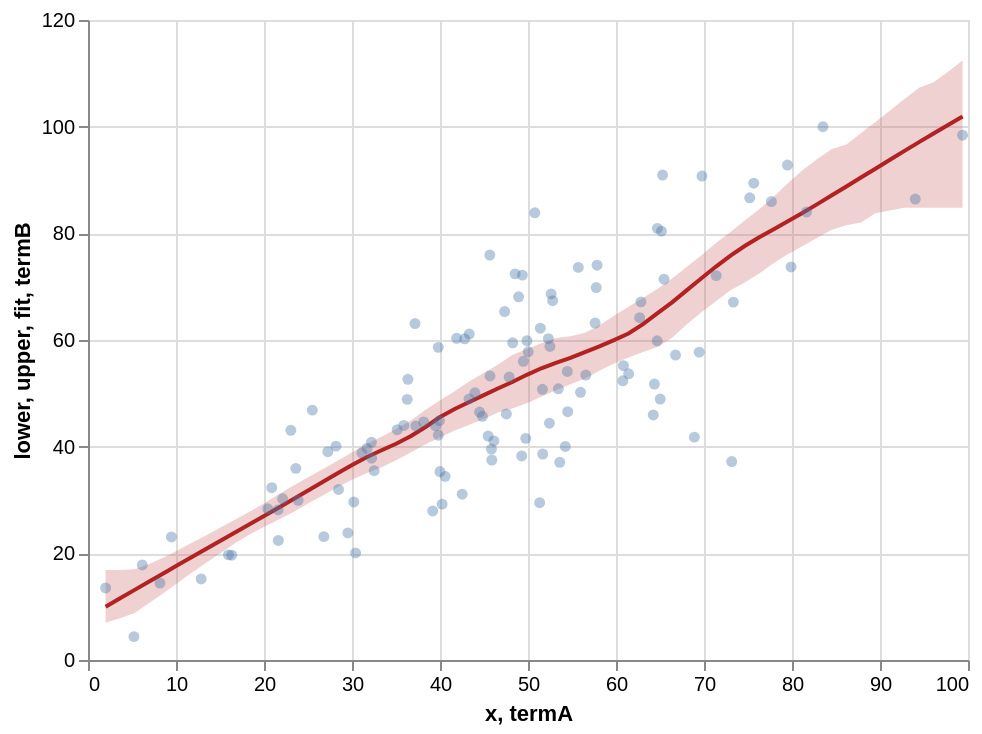

Notebook code for this chart:
### Markdown cell above
## 2. Add the LOESS line and 95% band

### Code cell
band = loess_with_ci(df['termA'], df['termB'], span=0.5)

pts  = alt.Chart(df).mark_circle(opacity=0.4).encode(x='termA:Q', y='termB:Q')
ci   = alt.Chart(band).mark_area(opacity=0.3, color='#c66').encode(x='x:Q', y='lower:Q', y2='upper:Q')
line = alt.Chart(band).mark_line(color='firebrick').encode(x='x:Q', y='fit:Q')
(ci + line + pts).properties(width=440, height=320)

### Figure 1 — Vega-Lite specification as saved in the notebook (floating-point values rounded to 4 significant figures)
{"config": {"view": {"continuousWidth": 300, "continuousHeight": 300}}, "layer": [{"mark": {"type": "area", "color": "#c66", "opacity": 0.3}, "encoding": {"x": {"field": "x", "type": "quantitative"}, "y": {"field": "lower", "type": "quantitative"}, "y2": {"field": "upper"}}}, {"mark": {"type": "line", "color": "firebrick"}, "encoding": {"x": {"field": "x", "type": "quantitative"}, "y": {"field": "fit", "type": "quantitative"}}}, {"data": {"name": "data-dd42e45670b6e06d1a973008f0ad608a"}, "mark": {"type": "circle", "opacity": 0.4}, "encoding": {"x": {"field": "termA", "type": "quantitative"}, "y": {"field": "termB", "type": "quantitative"}}}], "data": {"name": "data-9aee909d00291098a3e4601be6a607f9"}, "height": 320, "width": 440, "$schema": "https://vega.github.io/schema/vega-lite/v5.20.1.json", "datasets": {"data-9aee909d00291098a3e4601be6a607f9": [{"x": 2.0, "fit": 10.0, "lower": 6.962, "upper": 16.86}, {"x": 3.651, "fit": 11.57, "lower": 7.81, "upper": 16.86}, {"x": 5.301, "fit": 13.15, "lower": 8.808, "upper": 17.03}, {"x": 6.952, "fit": 14.72, "lower": 10.68, "upper": 18.01}, {"x": 8.602, "fit": 16.28, "lower": 12.55, "upper": 19.23}, {"x": 10.25, "fit": 17.84, "lower": 14.53, "upper": 20.64}, {"x": 11.9, "fit": 19.4, "lower": 16.52, "upper": 22.06}, {"x": 13.55, "fit": 20.96, "lower": 18.37, "upper": 23.49}, {"x": 15.2, "fit": 22.51, "lower": 20.21, "upper": 24.97}, {"x": 16.86, "fit": 24.06, "lower": 22.07, "upper": 26.45}, {"x": 18.51, "fit": 25.6, "lower": 23.68, "upper": 27.92}, {"x": 20.16, "fit": 27.14, "lower": 25.06, "upper": 29.54}, {"x": 21.81, "fit": 28.69, "lower": 26.44, "upper": 31.22}, {"x": 23.46, "fit": 30.27, "lower": 27.84, "upper": 32.83}, {"x": 25.11, "fit": 31.87, "lower": 29.42, "upper": 34.38}, {"x": 26.76, "fit": 33.47, "lower": 30.94, "upper": 35.85}, {"x": 28.41, "fit": 35.07, "lower": 32.45, "upper": 37.39}, {"x": 30.06, "fit": 36.63, "lower": 33.83, "upper": 38.98}, {"x": 31.71, "fit": 38.07, "lower": 35.07, "upper": 40.56}, {"x": 33.36, "fit": 39.32, "lower": 36.12, "upper": 41.84}, {"x": 35.01, "fit": 40.54, "lower": 37.46, "upper": 43.32}, {"x": 36.66, "fit": 41.96, "lower": 38.93, "upper": 44.85}, {"x": 38.31, "fit": 43.64, "lower": 40.39, "upper": 46.87}, {"x": 39.96, "fit": 45.51, "lower": 41.7, "upper": 48.65}, {"x": 41.61, "fit": 47.01, "lower": 42.99, "upper": 50.33}, {"x": 43.26, "fit": 48.33, "lower": 44.04, "upper": 52.18}, {"x": 44.92, "fit": 49.61, "lower": 45.13, "upper": 53.79}, {"x": 46.57, "fit": 50.89, "lower": 46.39, "upper": 55.38}, {"x": 48.22, "fit": 52.13, "lower": 47.14, "upper": 57.2}, {"x": 49.87, "fit": 53.47, "lower": 48.12, "upper": 58.31}, {"x": 51.52, "fit": 54.7, "lower": 49.36, "upper": 59.4}, {"x": 53.17, "fit": 55.71, "lower": 50.56, "upper": 60.37}, {"x": 54.82, "fit": 56.63, "lower": 51.71, "upper": 60.68}, {"x": 56.47, "fit": 57.71, "lower": 52.75, "upper": 61.37}, {"x": 58.12, "fit": 58.8, "lower": 54.25, "upper": 62.78}, {"x": 59.77, "fit": 59.97, "lower": 55.59, "upper": 64.53}, {"x": 61.42, "fit": 61.22, "lower": 56.74, "upper": 66.24}, {"x": 63.07, "fit": 62.96, "lower": 57.73, "upper": 67.9}, {"x": 64.72, "fit": 65.04, "lower": 58.7, "upper": 69.61}, {"x": 66.37, "fit": 67.06, "lower": 60.41, "upper": 71.54}, {"x": 68.02, "fit": 69.3, "lower": 62.92, "upper": 73.7}, {"x": 69.67, "fit": 71.53, "lower": 65.15, "upper": 75.85}, {"x": 71.32, "fit": 73.72, "lower": 67.21, "upper": 78.12}, {"x": 72.98, "fit": 75.78, "lower": 69.26, "upper": 80.22}, {"x": 74.63, "fit": 77.61, "lower": 70.8, "upper": 82.41}, {"x": 76.28, "fit": 79.25, "lower": 72.49, "upper": 84.53}, {"x": 77.93, "fit": 80.77, "lower": 74.44, "upper": 86.86}, {"x": 79.58, "fit": 82.29, "lower": 76.11, "upper": 89.49}, {"x": 81.23, "fit": 83.86, "lower": 77.62, "upper": 91.89}, {"x": 82.88, "fit": 85.48, "lower": 79.16, "upper": 93.91}, {"x": 84.53, "fit": 87.13, "lower": 80.66, "upper": 95.81}, {"x": 86.18, "fit": 88.79, "lower": 81.5, "upper": 96.66}, {"x": 87.83, "fit": 90.46, "lower": 82.01, "upper": 98.76}, {"x": 89.48, "fit": 92.12, "lower": 83.77, "upper": 100.9}, {"x": 91.13, "fit": 93.79, "lower": 84.26, "upper": 103.0}, {"x": 92.78, "fit": 95.46, "lower": 84.79, "upper": 105.2}, {"x": 94.43, "fit": 97.1, "lower": 84.79, "upper": 107.3}, {"x": 96.08, "fit": 98.7, "lower": 84.79, "upper": 108.3}, {"x": 97.73, "fit": 100.3, "lower": 84.79, "upper": 110.3}, {"x": 99.38, "fit": 101.9, "lower": 84.79, "upper": 112.4}], "data-dd42e45670b6e06d1a973008f0ad608a": [{"termA": 50.03, "termB": 57.78}, {"termA": 56.57, "termB": 53.43}, {"termA": 43.97, "termB": 50.1}, {"termA": 30.41, "termB": 20.07}, {"termA": 40.0, "termB": 35.33}, {"termA": 28.18, "termB": 40.1}, {"termA": 51.32, "termB": 29.5}, {"termA": 79.48, "termB": 92.8}, {"termA": 39.17, "termB": 27.96}, {"termA": 36.35, "termB": 52.64}, {"termA": 60.78, "termB": 52.34}, {"termA": 57.85, "termB": 74.02}, {"termA": 52.32, "termB": 60.24}, {"termA": 29.53, "termB": 23.82}, {"termA": 49.36, "termB": 72.16}, {"termA": 65.3, "termB": 90.92}, {"termA": 20.43, "termB": 28.35}, {"termA": 39.93, "termB": 44.87}, {"termA": 8.173, "termB": 14.43}, {"termA": 21.63, "termB": 22.42}, {"termA": 9.482, "termB": 23.08}, {"termA": 44.83, "termB": 45.7}, {"termA": 22.12, "termB": 30.22}, {"termA": 55.97, "termB": 50.19}, {"termA": 53.45, "termB": 50.85}, {"termA": 45.89, "termB": 37.5}, {"termA": 2.0, "termB": 13.5}, {"termA": 38.15, "termB": 44.65}, {"termA": 48.93, "termB": 68.09}, {"termA": 52.49, "termB": 58.8}, {"termA": 16.34, "termB": 19.64}, {"termA": 39.49, "termB": 43.91}, {"termA": 28.47, "termB": 31.98}, {"termA": 32.21, "termB": 40.82}, {"termA": 73.34, "termB": 67.1}, {"termA": 32.23, "termB": 37.83}, {"termA": 49.28, "termB": 38.27}, {"termA": 69.46, "termB": 57.73}, {"termA": 37.16, "termB": 63.09}, {"termA": 47.54, "termB": 46.13}, {"termA": 52.43, "termB": 44.4}, {"termA": 51.4, "termB": 62.21}, {"termA": 23.05, "termB": 43.06}, {"termA": 51.68, "termB": 38.62}, {"termA": 79.89, "termB": 73.71}, {"termA": 15.96, "termB": 19.71}, {"termA": 68.91, "termB": 41.79}, {"termA": 52.63, "termB": 68.63}, {"termA": 35.89, "termB": 43.99}, {"termA": 94.01, "termB": 86.43}, {"termA": 66.77, "termB": 57.18}, {"termA": 23.62, "termB": 35.93}, {"termA": 51.64, "termB": 50.76}, {"termA": 62.69, "termB": 64.18}, {"termA": 45.85, "termB": 39.55}, {"termA": 65.02, "termB": 48.92}, {"termA": 48.54, "termB": 72.4}, {"termA": 64.68, "termB": 59.84}, {"termA": 81.65, "termB": 84.0}, {"termA": 35.14, "termB": 43.18}, {"termA": 54.47, "termB": 54.09}, {"termA": 39.81, "termB": 42.15}, {"termA": 52.8, "termB": 67.37}, {"termA": 23.88, "termB": 29.95}, {"termA": 37.26, "termB": 43.88}, {"termA": 45.68, "termB": 53.26}, {"termA": 69.77, "termB": 90.73}, {"termA": 75.19, "termB": 86.65}, {"termA": 20.88, "termB": 32.3}, {"termA": 32.52, "termB": 35.49}, {"termA": 64.23, "termB": 45.95}, {"termA": 6.167, "termB": 17.82}, {"termA": 39.81, "termB": 58.62}, {"termA": 47.86, "termB": 53.05}, {"termA": 77.65, "termB": 85.96}, {"termA": 65.17, "termB": 80.41}, {"termA": 42.8, "termB": 60.22}, {"termA": 41.89, "termB": 60.32}, {"termA": 44.5, "termB": 46.49}, {"termA": 83.52, "termB": 100.0}, {"termA": 40.58, "termB": 34.43}, {"termA": 43.32, "termB": 61.11}, {"termA": 57.76, "termB": 69.83}, {"termA": 47.34, "termB": 65.33}, {"termA": 45.66, "termB": 75.92}, {"termA": 25.49, "termB": 46.85}, {"termA": 49.75, "termB": 41.56}, {"termA": 40.24, "termB": 29.23}, {"termA": 75.65, "termB": 89.4}, {"termA": 64.37, "termB": 51.74}, {"termA": 49.47, "termB": 56.0}, {"termA": 64.7, "termB": 80.93}, {"termA": 42.52, "termB": 31.09}, {"termA": 73.15, "termB": 37.22}, {"termA": 49.88, "termB": 59.87}, {"termA": 62.83, "termB": 67.14}, {"termA": 21.6, "termB": 28.15}, {"termA": 57.63, "termB": 63.18}, {"termA": 12.86, "termB": 15.19}, {"termA": 5.223, "termB": 4.386}, {"termA": 43.3, "termB": 48.96}, {"termA": 30.2, "termB": 29.63}, {"termA": 53.61, "termB": 37.07}, {"termA": 99.38, "termB": 98.41}, {"termA": 31.7, "termB": 39.66}, {"termA": 36.27, "termB": 48.87}, {"termA": 54.52, "termB": 46.56}, {"termA": 60.85, "termB": 55.18}, {"termA": 46.12, "termB": 41.07}, {"termA": 45.47, "termB": 42.0}, {"termA": 65.45, "termB": 71.4}, {"termA": 61.44, "termB": 53.67}, {"termA": 27.26, "termB": 39.06}, {"termA": 48.26, "termB": 59.47}, {"termA": 50.78, "termB": 83.84}, {"termA": 26.8, "termB": 23.13}, {"termA": 55.72, "termB": 73.61}, {"termA": 31.12, "termB": 38.84}, {"termA": 71.39, "termB": 72.07}, {"termA": 54.24, "termB": 40.05}]}}
